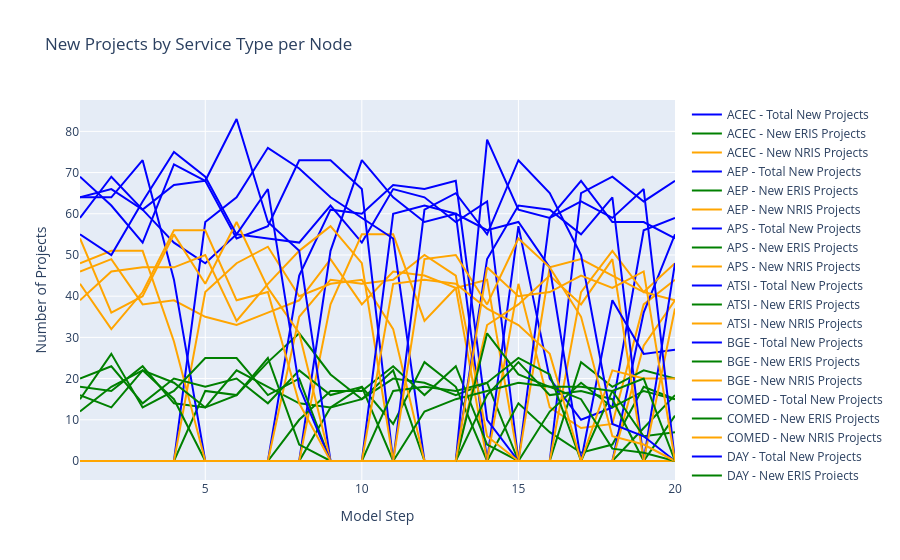
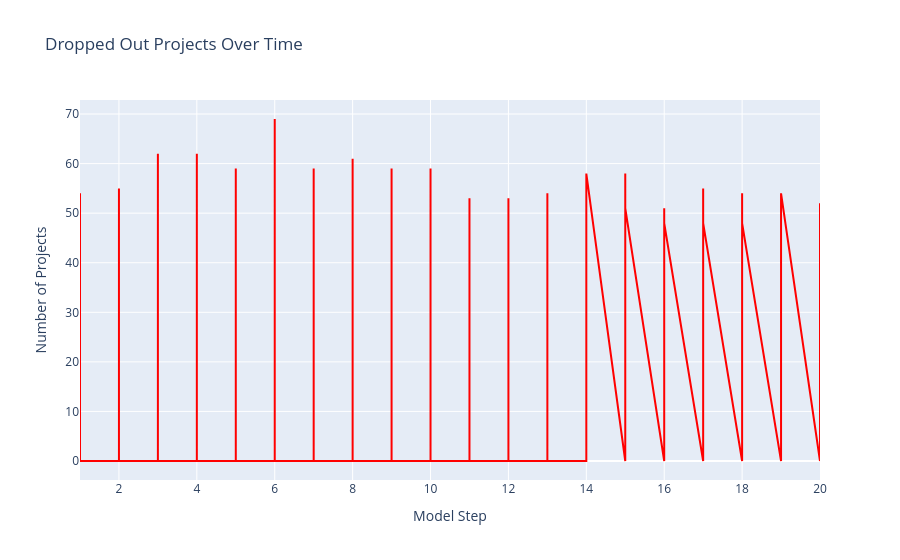
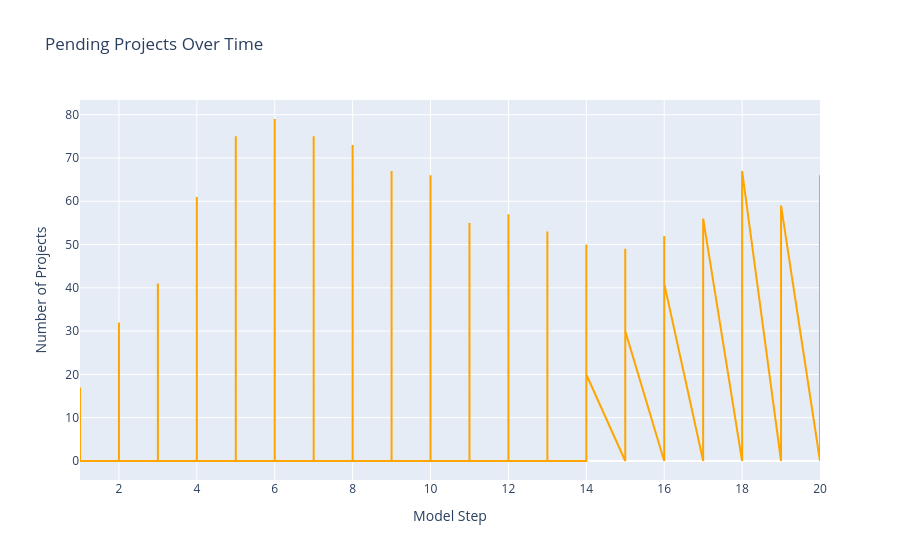
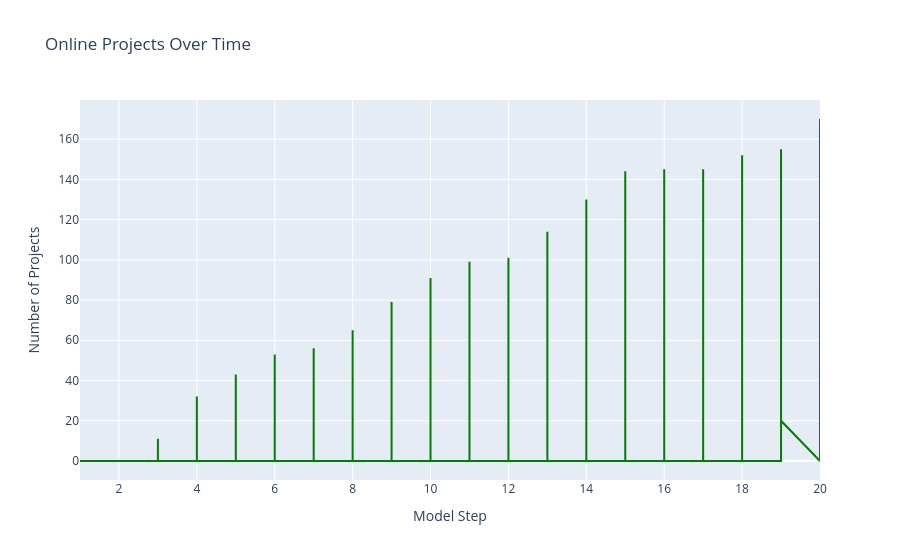

Write notebook code for charts like these, in order.
### Code cell
import pandas as pd
import plotly.graph_objects as go

# Load the CSV
df = pd.read_csv("node_round_summary.csv")

# Node mapping: numeric ID → actual name
node_map = {
    1: "ACEC", 2: "AEP", 3: "APS", 4: "ATSI", 5: "BGE",
    6: "COMED", 7: "DAY", 8: "DUKE", 9: "DOM", 10: "DPL",
    11: "DUQ", 12: "EKPC", 13: "JCPLC", 14: "MEC", 15: "OVEC",
    16: "PECO", 17: "PE", 18: "PEPCO", 19: "PSEG", 20: "REC"
}
node_colors = {
    "ACEC": "#1f77b4", "AEP": "#ff7f0e", "APS": "#2ca02c", "ATSI": "#000000", "BGE": "#9467bd",
    "COMED": "#8c564b", "DAY": "#e377c2", "DUKE": "#7f7f7f", "DOM": "#d62728", "DPL": "#17becf",
    "DUQ": "#aec7e8", "EKPC": "#ffbb78", "JCPLC": "#98df8a", "MEC": "#ff9896", "OVEC": "#c5b0d5",
    "PECO": "#c49c94", "PE": "#f7b6d2", "PEPCO": "#c7c7c7", "PSEG": "#dbdb8d", "REC": "#9edae5"
}


# Create a new column in your dataframe for names
df['node_name'] = df['node_id'].map(node_map)

# --- Projects by Service Type ---
fig_projects = go.Figure()
for node in df['node_name'].unique():
    node_df = df[df['node_name'] == node]
    
    fig_projects.add_trace(go.Scatter(
        x=node_df['model_step'],
        y=node_df['num_projects'],
        mode='lines',  # lines only
        name=f"{node} - Total New Projects",
        line=dict(color='blue')
    ))
    fig_projects.add_trace(go.Scatter(
        x=node_df['model_step'],
        y=node_df['new_eris_count'],
        mode='lines',
        name=f"{node} - New ERIS Projects",
        line=dict(color='green')
    ))
    fig_projects.add_trace(go.Scatter(
        x=node_df['model_step'],
        y=node_df['new_nris_count'],
        mode='lines',
        name=f"{node} - New NRIS Projects",
        line=dict(color='orange')
    ))

fig_projects.update_layout(
    title="New Projects by Service Type per Node",
    xaxis_title="Model Step",
    yaxis_title="Number of Projects"
)
fig_projects.show()

# -------------------------------
# Dropped Out Projects Over Time
fig_dropped = go.Figure()
fig_dropped.add_trace(go.Scatter(
    x=df['model_step'],
    y=df['new_dropped_out'],
    mode='lines',
    name='Dropped Out',
    line=dict(color='red')
))
fig_dropped.update_layout(
    title="Dropped Out Projects Over Time",
    xaxis_title="Model Step",
    yaxis_title="Number of Projects"
)
fig_dropped.show()

# -------------------------------
# Pending Projects Over Time
fig_pending = go.Figure()
fig_pending.add_trace(go.Scatter(
    x=df['model_step'],
    y=df['total_pending_count'],
    mode='lines',
    name='Pending',
    line=dict(color='orange')
))
fig_pending.update_layout(
    title="Pending Projects Over Time",
    xaxis_title="Model Step",
    yaxis_title="Number of Projects"
)
fig_pending.show()

# -------------------------------
# Online Projects Over Time
fig_online = go.Figure()
fig_online.add_trace(go.Scatter(
    x=df['model_step'],
    y=df['total_online_count'],
    mode='lines',
    name='Online',
    line=dict(color='green')
))
fig_online.update_layout(
    title="Online Projects Over Time",
    xaxis_title="Model Step",
    yaxis_title="Number of Projects"
)
fig_online.show()

# -------------------------------
# Available Capacity per Node
fig_available_capacity = go.Figure()
for node in df['node_name'].unique():
    node_df = df[df['node_name'] == node]
    fig_available_capacity.add_trace(go.Scatter(
        x=node_df['model_step'],
        y=node_df['available_capacity'],
        mode='lines',
        name=f"{node} - Available Capacity"
    ))
fig_available_capacity.update_layout(
    title="Available Capacity per Node",
    xaxis_title="Model Step",
    yaxis_title="MW"
)
fig_available_capacity.show()

total_capacity_df = df.groupby('model_step')['available_capacity'].sum().reset_index()

# Plot total available capacity
fig_total_capacity = go.Figure()
fig_total_capacity.add_trace(go.Scatter(
    x=total_capacity_df['model_step'],
    y=total_capacity_df['available_capacity'],
    mode='lines',
    name='Total Available Capacity'
))

fig_total_capacity.update_layout(
    title="Total Available Capacity",
    xaxis_title="Model Step",
    yaxis_title="MW"
)

fig_total_capacity.show()

# Example: Installed Capacity per Node, sorted by last value
# Get last value for each node
last_values = {}
for node in df['node_name'].unique():
    node_df = df[df['node_name'] == node]
    last_values[node] = node_df['installed_capacity'].iloc[-1]

# Sort nodes descending by last value
sorted_nodes = sorted(last_values, key=last_values.get, reverse=True)

# Create figure
fig_capacity = go.Figure()
for node in sorted_nodes:
    node_df = df[df['node_name'] == node]
    fig_capacity.add_trace(go.Scatter(
        x=node_df['model_step'],
        y=node_df['installed_capacity'],
        mode='lines',
        name=node,
        line=dict(color=node_colors[node], width=3)
    ))

fig_capacity.update_layout(
    title="Installed Capacity per Node",
    plot_bgcolor='white',
    paper_bgcolor='white',
    xaxis_title="Model Step",
    yaxis_title="MW"
)

fig_capacity.show()

# -------------------------------
# Congestion Indicator
fig_congestion = go.Figure()
for node in df['node_name'].unique():
    node_df = df[df['node_name'] == node]
    fig_congestion.add_trace(go.Scatter(
        x=node_df['model_step'],
        y=node_df['congestion_indicator'],
        mode='lines',
        name=f"{node} - Congestion"
    ))
fig_congestion.update_layout(
    title="Node Congestion Indicator Over Time",
    xaxis_title="Model Step",
    yaxis_title="Congestion Indicator"
)
fig_congestion.show()

# -------------------------------
# Average Assigned Costs
cost_cols = [
    "avg_cost_eris_dropped_out", "avg_cost_nris_dropped_out",
    "avg_cost_eris_pending", "avg_cost_nris_pending",
    "avg_cost_eris_online", "avg_cost_nris_online"
]
fig_costs = go.Figure()
for node in df['node_name'].unique():
    node_df = df[df['node_name'] == node]
    for col in cost_cols:
        fig_costs.add_trace(go.Scatter(
            x=node_df['model_step'],
            y=node_df[col],
            mode='lines',
            name=f"{node} - {col}"
        ))
fig_costs.update_layout(
    title="Average Assigned Costs per Status & Service Type",
    xaxis_title="Model Step",
    yaxis_title="Average Cost ($/MW)"
)
fig_costs.show()

# -------------------------------
# MW sums per status & service type
mw_cols = [
    "pending_eris_mw", "pending_nris_mw",
    "online_eris_mw", "online_nris_mw",
    "dropped_out_eris_mw", "dropped_out_nris_mw"
]
fig_mw = go.Figure()
for node in df['node_name'].unique():
    node_df = df[df['node_name'] == node]
    for col in mw_cols:
        fig_mw.add_trace(go.Scatter(
            x=node_df['model_step'],
            y=node_df[col],
            mode='lines',
            name=f"{node} - {col}"
        ))
fig_mw.update_layout(
    title="MW Sums per Status & Service Type",
    xaxis_title="Model Step",
    yaxis_title="MW"
)
fig_mw.show()

# -------------------------------
# Construction and Study Time
fig_time = go.Figure()
fig_time.add_trace(go.Scatter(
    x=df['model_step'],
    y=df['avg_construction_time'],
    mode='lines',
    name='Construction Time'
))
fig_time.add_trace(go.Scatter(
    x=df['model_step'],
    y=df['avg_study_time'],
    mode='lines',
    name='Study Time'
))
fig_time.update_layout(
    title="Construction and Study Time",
    xaxis_title="Model Step",
    yaxis_title="Years"
)
fig_time.show()
import pandas as pd
import plotly.express as px

import pandas as pd
import plotly.express as px

# Load your Excel file
df = pd.read_excel("node_states.xlsx")

# Group queued capacity by node
import pandas as pd
import plotly.express as px

# Load the Excel file
df = pd.read_excel("node_states.xlsx")

# Aggregate queued capacity by node
queued_by_node = df.groupby('name')['queued_mw'].sum().reset_index()

# Define node colors
node_colors = {
    "ACEC": "#1f77b4", "AEP": "#ff7f0e", "APS": "#2ca02c", "ATSI": "#000000", "BGE": "#9467bd",
    "COMED": "#8c564b", "DAY": "#e377c2", "DUKE": "#7f7f7f", "DOM": "#d62728", "DPL": "#17becf",
    "DUQ": "#aec7e8", "EKPC": "#ffbb78", "JCPLC": "#98df8a", "MEC": "#ff9896", "OVEC": "#c5b0d5",
    "PECO": "#c49c94", "PE": "#f7b6d2", "PEPCO": "#c7c7c7", "PSEG": "#dbdb8d", "REC": "#9edae5"
}

# Make a pie chart
fig = px.pie(
    queued_by_node,
    names='name',
    values='queued_mw',
    title='Queued Capacity by Node',
    color='name',
    color_discrete_map=node_colors
)

# Hide labels for slices <5%
total = queued_by_node['queued_mw'].sum()
labels = [
    f"{row['name']}: {int(row['queued_mw']/total*100)}%" if row['queued_mw']/total >= 0.05 else ""
    for _, row in queued_by_node.iterrows()
]

fig.update_traces(
    text=labels,
    textposition='inside',
    textinfo='text'  # show our custom labels only
)

# Optional: show legend for reference
fig.update_layout(
    showlegend=True,
    legend_title_text="Node"
)

fig.show()

### Figure 1 — Plotly figure (JSON) as saved in the notebook; plotly's stock layout.template omitted (floating-point values rounded to 4 significant figures)
{"data": [{"line": {"color": "blue"}, "mode": "lines", "name": "ACEC - Total New Projects", "type": "scatter", "x": [1, 2, 3, 4, 5, 6, 7, 8, 9, 10, 11, 12, 13, 14, 15, 16, 17, 18, 19, 20], "y": [0, 0, 0, 0, 0, 0, 0, 0, 0, 0, 0, 0, 0, 0, 0, 0, 0, 0, 0, 0]}, {"line": {"color": "green"}, "mode": "lines", "name": "ACEC - New ERIS Projects", "type": "scatter", "x": [1, 2, 3, 4, 5, 6, 7, 8, 9, 10, 11, 12, 13, 14, 15, 16, 17, 18, 19, 20], "y": [0, 0, 0, 0, 0, 0, 0, 0, 0, 0, 0, 0, 0, 0, 0, 0, 0, 0, 0, 0]}, {"line": {"color": "orange"}, "mode": "lines", "name": "ACEC - New NRIS Projects", "type": "scatter", "x": [1, 2, 3, 4, 5, 6, 7, 8, 9, 10, 11, 12, 13, 14, 15, 16, 17, 18, 19, 20], "y": [0, 0, 0, 0, 0, 0, 0, 0, 0, 0, 0, 0, 0, 0, 0, 0, 0, 0, 0, 0]}, {"line": {"color": "blue"}, "mode": "lines", "name": "AEP - Total New Projects", "type": "scatter", "x": [1, 2, 3, 4, 5, 6, 7, 8, 9, 10, 11, 12, 13, 14, 15, 16, 17, 18, 19, 20], "y": [64, 66, 61, 53, 48, 55, 54, 53, 62, 53, 66, 64, 58, 63, 0, 0, 0, 0, 0, 0]}, {"line": {"color": "green"}, "mode": "lines", "name": "AEP - New ERIS Projects", "type": "scatter", "x": [1, 2, 3, 4, 5, 6, 7, 8, 9, 10, 11, 12, 13, 14, 15, 16, 17, 18, 19, 20], "y": [18, 17, 23, 14, 13, 22, 18, 14, 13, 15, 20, 19, 16, 19, 0, 0, 0, 0, 0, 0]}, {"line": {"color": "orange"}, "mode": "lines", "name": "AEP - New NRIS Projects", "type": "scatter", "x": [1, 2, 3, 4, 5, 6, 7, 8, 9, 10, 11, 12, 13, 14, 15, 16, 17, 18, 19, 20], "y": [46, 49, 38, 39, 35, 33, 36, 39, 49, 38, 46, 45, 42, 44, 0, 0, 0, 0, 0, 0]}, {"line": {"color": "blue"}, "mode": "lines", "name": "APS - Total New Projects", "type": "scatter", "x": [1, 2, 3, 4, 5, 6, 7, 8, 9, 10, 11, 12, 13, 14, 15, 16, 17, 18, 19, 20], "y": [0, 0, 0, 0, 0, 0, 0, 0, 51, 73, 64, 58, 60, 0, 0, 0, 0, 0, 0, 0]}, {"line": {"color": "green"}, "mode": "lines", "name": "APS - New ERIS Projects", "type": "scatter", "x": [1, 2, 3, 4, 5, 6, 7, 8, 9, 10, 11, 12, 13, 14, 15, 16, 17, 18, 19, 20], "y": [0, 0, 0, 0, 0, 0, 0, 0, 13, 18, 9, 24, 18, 0, 0, 0, 0, 0, 0, 0]}, {"line": {"color": "orange"}, "mode": "lines", "name": "APS - New NRIS Projects", "type": "scatter", "x": [1, 2, 3, 4, 5, 6, 7, 8, 9, 10, 11, 12, 13, 14, 15, 16, 17, 18, 19, 20], "y": [0, 0, 0, 0, 0, 0, 0, 0, 38, 55, 55, 34, 42, 0, 0, 0, 0, 0, 0, 0]}, {"line": {"color": "blue"}, "mode": "lines", "name": "ATSI - Total New Projects", "type": "scatter", "x": [1, 2, 3, 4, 5, 6, 7, 8, 9, 10, 11, 12, 13, 14, 15, 16, 17, 18, 19, 20], "y": [0, 0, 0, 0, 58, 64, 76, 71, 64, 59, 54, 0, 0, 0, 57, 20, 10, 13, 56, 59]}, {"line": {"color": "green"}, "mode": "lines", "name": "ATSI - New ERIS Projects", "type": "scatter", "x": [1, 2, 3, 4, 5, 6, 7, 8, 9, 10, 11, 12, 13, 14, 15, 16, 17, 18, 19, 20], "y": [0, 0, 0, 0, 17, 16, 24, 31, 21, 15, 22, 0, 0, 0, 14, 7, 2, 4, 18, 15]}, {"line": {"color": "orange"}, "mode": "lines", "name": "ATSI - New NRIS Projects", "type": "scatter", "x": [1, 2, 3, 4, 5, 6, 7, 8, 9, 10, 11, 12, 13, 14, 15, 16, 17, 18, 19, 20], "y": [0, 0, 0, 0, 41, 48, 52, 40, 43, 44, 32, 0, 0, 0, 43, 13, 8, 9, 38, 44]}, {"line": {"color": "blue"}, "mode": "lines", "name": "BGE - Total New Projects", "type": "scatter", "x": [1, 2, 3, 4, 5, 6, 7, 8, 9, 10, 11, 12, 13, 14, 15, 16, 17, 18, 19, 20], "y": [0, 0, 0, 0, 0, 0, 0, 0, 0, 0, 0, 0, 0, 0, 0, 0, 0, 0, 36, 55]}, {"line": {"color": "green"}, "mode": "lines", "name": "BGE - New ERIS Projects", "type": "scatter", "x": [1, 2, 3, 4, 5, 6, 7, 8, 9, 10, 11, 12, 13, 14, 15, 16, 17, 18, 19, 20], "y": [0, 0, 0, 0, 0, 0, 0, 0, 0, 0, 0, 0, 0, 0, 0, 0, 0, 0, 8, 16]}, {"line": {"color": "orange"}, "mode": "lines", "name": "BGE - New NRIS Projects", "type": "scatter", "x": [1, 2, 3, 4, 5, 6, 7, 8, 9, 10, 11, 12, 13, 14, 15, 16, 17, 18, 19, 20], "y": [0, 0, 0, 0, 0, 0, 0, 0, 0, 0, 0, 0, 0, 0, 0, 0, 0, 0, 28, 39]}, {"line": {"color": "blue"}, "mode": "lines", "name": "COMED - Total New Projects", "type": "scatter", "x": [1, 2, 3, 4, 5, 6, 7, 8, 9, 10, 11, 12, 13, 14, 15, 16, 17, 18, 19, 20], "y": [64, 64, 73, 44, 0, 0, 0, 45, 61, 60, 67, 66, 68, 10, 0, 0, 65, 69, 63, 68]}, {"line": {"color": "green"}, "mode": "lines", "name": "COMED - New ERIS Projects", "type": "scatter", "x": [1, 2, 3, 4, 5, 6, 7, 8, 9, 10, 11, 12, 13, 14, 15, 16, 17, 18, 19, 20], "y": [16, 13, 22, 15, 0, 0, 0, 10, 17, 17, 23, 16, 23, 4, 0, 0, 24, 18, 22, 20]}, {"line": {"color": "orange"}, "mode": "lines", "name": "COMED - New NRIS Projects", "type": "scatter", "x": [1, 2, 3, 4, 5, 6, 7, 8, 9, 10, 11, 12, 13, 14, 15, 16, 17, 18, 19, 20], "y": [48, 51, 51, 29, 0, 0, 0, 35, 44, 43, 44, 50, 45, 6, 0, 0, 41, 51, 41, 48]}, {"line": {"color": "blue"}, "mode": "lines", "name": "DAY - Total New Projects", "type": "scatter", "x": [1, 2, 3, 4, 5, 6, 7, 8, 9, 10, 11, 12, 13, 14, 15, 16, 17, 18, 19, 20], "y": [0, 0, 0, 0, 0, 0, 0, 0, 0, 0, 0, 0, 0, 0, 0, 0, 0, 0, 0, 0]}, {"line": {"color": "green"}, "mode": "lines", "name": "DAY - New ERIS Projects", "type": "scatter", "x": [1, 2, 3, 4, 5, 6, 7, 8, 9, 10, 11, 12, 13, 14, 15, 16, 17, 18, 19, 20], "y": [0, 0, 0, 0, 0, 0, 0, 0, 0, 0, 0, 0, 0, 0, 0, 0, 0, 0, 0, 0]}, {"line": {"color": "orange"}, "mode": "lines", "name": "DAY - New NRIS Projects", "type": "scatter", "x": [1, 2, 3, 4, 5, 6, 7, 8, 9, 10, 11, 12, 13, 14, 15, 16, 17, 18, 19, 20], "y": [0, 0, 0, 0, 0, 0, 0, 0, 0, 0, 0, 0, 0, 0, 0, 0, 0, 0, 0, 0]}, {"line": {"color": "blue"}, "mode": "lines", "name": "DUKE - Total New Projects", "type": "scatter", "x": [1, 2, 3, 4, 5, 6, 7, 8, 9, 10, 11, 12, 13, 14, 15, 16, 17, 18, 19, 20], "y": [0, 0, 0, 0, 0, 0, 0, 0, 0, 0, 0, 0, 0, 0, 0, 0, 0, 0, 0, 0]}, {"line": {"color": "green"}, "mode": "lines", "name": "DUKE - New ERIS Projects", "type": "scatter", "x": [1, 2, 3, 4, 5, 6, 7, 8, 9, 10, 11, 12, 13, 14, 15, 16, 17, 18, 19, 20], "y": [0, 0, 0, 0, 0, 0, 0, 0, 0, 0, 0, 0, 0, 0, 0, 0, 0, 0, 0, 0]}, {"line": {"color": "orange"}, "mode": "lines", "name": "DUKE - New NRIS Projects", "type": "scatter", "x": [1, 2, 3, 4, 5, 6, 7, 8, 9, 10, 11, 12, 13, 14, 15, 16, 17, 18, 19, 20], "y": [0, 0, 0, 0, 0, 0, 0, 0, 0, 0, 0, 0, 0, 0, 0, 0, 0, 0, 0, 0]}, {"line": {"color": "blue"}, "mode": "lines", "name": "DOM - Total New Projects", "type": "scatter", "x": [1, 2, 3, 4, 5, 6, 7, 8, 9, 10, 11, 12, 13, 14, 15, 16, 17, 18, 19, 20], "y": [59, 69, 61, 67, 68, 54, 57, 73, 73, 66, 0, 0, 0, 0, 0, 59, 68, 58, 58, 54]}, {"line": {"color": "green"}, "mode": "lines", "name": "DOM - New ERIS Projects", "type": "scatter", "x": [1, 2, 3, 4, 5, 6, 7, 8, 9, 10, 11, 12, 13, 14, 15, 16, 17, 18, 19, 20], "y": [20, 23, 14, 20, 18, 20, 14, 22, 16, 18, 0, 0, 0, 0, 0, 12, 19, 13, 17, 15]}, {"line": {"color": "orange"}, "mode": "lines", "name": "DOM - New NRIS Projects", "type": "scatter", "x": [1, 2, 3, 4, 5, 6, 7, 8, 9, 10, 11, 12, 13, 14, 15, 16, 17, 18, 19, 20], "y": [39, 46, 47, 47, 50, 34, 43, 51, 57, 48, 0, 0, 0, 0, 0, 47, 49, 45, 41, 39]}, {"line": {"color": "blue"}, "mode": "lines", "name": "DPL - Total New Projects", "type": "scatter", "x": [1, 2, 3, 4, 5, 6, 7, 8, 9, 10, 11, 12, 13, 14, 15, 16, 17, 18, 19, 20], "y": [0, 0, 0, 0, 0, 0, 0, 0, 0, 0, 0, 0, 0, 0, 0, 0, 0, 0, 0, 0]}, {"line": {"color": "green"}, "mode": "lines", "name": "DPL - New ERIS Projects", "type": "scatter", "x": [1, 2, 3, 4, 5, 6, 7, 8, 9, 10, 11, 12, 13, 14, 15, 16, 17, 18, 19, 20], "y": [0, 0, 0, 0, 0, 0, 0, 0, 0, 0, 0, 0, 0, 0, 0, 0, 0, 0, 0, 0]}, {"line": {"color": "orange"}, "mode": "lines", "name": "DPL - New NRIS Projects", "type": "scatter", "x": [1, 2, 3, 4, 5, 6, 7, 8, 9, 10, 11, 12, 13, 14, 15, 16, 17, 18, 19, 20], "y": [0, 0, 0, 0, 0, 0, 0, 0, 0, 0, 0, 0, 0, 0, 0, 0, 0, 0, 0, 0]}, {"line": {"color": "blue"}, "mode": "lines", "name": "DUQ - Total New Projects", "type": "scatter", "x": [1, 2, 3, 4, 5, 6, 7, 8, 9, 10, 11, 12, 13, 14, 15, 16, 17, 18, 19, 20], "y": [0, 0, 0, 0, 0, 0, 0, 0, 0, 0, 0, 0, 0, 0, 0, 0, 0, 0, 0, 0]}, {"line": {"color": "green"}, "mode": "lines", "name": "DUQ - New ERIS Projects", "type": "scatter", "x": [1, 2, 3, 4, 5, 6, 7, 8, 9, 10, 11, 12, 13, 14, 15, 16, 17, 18, 19, 20], "y": [0, 0, 0, 0, 0, 0, 0, 0, 0, 0, 0, 0, 0, 0, 0, 0, 0, 0, 0, 0]}, {"line": {"color": "orange"}, "mode": "lines", "name": "DUQ - New NRIS Projects", "type": "scatter", "x": [1, 2, 3, 4, 5, 6, 7, 8, 9, 10, 11, 12, 13, 14, 15, 16, 17, 18, 19, 20], "y": [0, 0, 0, 0, 0, 0, 0, 0, 0, 0, 0, 0, 0, 0, 0, 0, 0, 0, 0, 0]}, {"line": {"color": "blue"}, "mode": "lines", "name": "EKPC - Total New Projects", "type": "scatter", "x": [1, 2, 3, 4, 5, 6, 7, 8, 9, 10, 11, 12, 13, 14, 15, 16, 17, 18, 19, 20], "y": [0, 0, 0, 0, 0, 0, 0, 0, 0, 0, 0, 0, 0, 0, 0, 0, 0, 0, 0, 0]}, {"line": {"color": "green"}, "mode": "lines", "name": "EKPC - New ERIS Projects", "type": "scatter", "x": [1, 2, 3, 4, 5, 6, 7, 8, 9, 10, 11, 12, 13, 14, 15, 16, 17, 18, 19, 20], "y": [0, 0, 0, 0, 0, 0, 0, 0, 0, 0, 0, 0, 0, 0, 0, 0, 0, 0, 0, 0]}, {"line": {"color": "orange"}, "mode": "lines", "name": "EKPC - New NRIS Projects", "type": "scatter", "x": [1, 2, 3, 4, 5, 6, 7, 8, 9, 10, 11, 12, 13, 14, 15, 16, 17, 18, 19, 20], "y": [0, 0, 0, 0, 0, 0, 0, 0, 0, 0, 0, 0, 0, 0, 0, 0, 0, 0, 0, 0]}, {"line": {"color": "blue"}, "mode": "lines", "name": "JCPLC - Total New Projects", "type": "scatter", "x": [1, 2, 3, 4, 5, 6, 7, 8, 9, 10, 11, 12, 13, 14, 15, 16, 17, 18, 19, 20], "y": [0, 0, 0, 0, 0, 0, 0, 0, 0, 0, 0, 0, 0, 0, 0, 0, 0, 0, 0, 0]}, {"line": {"color": "green"}, "mode": "lines", "name": "JCPLC - New ERIS Projects", "type": "scatter", "x": [1, 2, 3, 4, 5, 6, 7, 8, 9, 10, 11, 12, 13, 14, 15, 16, 17, 18, 19, 20], "y": [0, 0, 0, 0, 0, 0, 0, 0, 0, 0, 0, 0, 0, 0, 0, 0, 0, 0, 0, 0]}, {"line": {"color": "orange"}, "mode": "lines", "name": "JCPLC - New NRIS Projects", "type": "scatter", "x": [1, 2, 3, 4, 5, 6, 7, 8, 9, 10, 11, 12, 13, 14, 15, 16, 17, 18, 19, 20], "y": [0, 0, 0, 0, 0, 0, 0, 0, 0, 0, 0, 0, 0, 0, 0, 0, 0, 0, 0, 0]}, {"line": {"color": "blue"}, "mode": "lines", "name": "MEC - Total New Projects", "type": "scatter", "x": [1, 2, 3, 4, 5, 6, 7, 8, 9, 10, 11, 12, 13, 14, 15, 16, 17, 18, 19, 20], "y": [0, 0, 0, 0, 0, 0, 0, 0, 0, 0, 0, 0, 0, 49, 62, 61, 55, 64, 0, 0]}, {"line": {"color": "green"}, "mode": "lines", "name": "MEC - New ERIS Projects", "type": "scatter", "x": [1, 2, 3, 4, 5, 6, 7, 8, 9, 10, 11, 12, 13, 14, 15, 16, 17, 18, 19, 20], "y": [0, 0, 0, 0, 0, 0, 0, 0, 0, 0, 0, 0, 0, 16, 24, 16, 17, 15, 0, 0]}, {"line": {"color": "orange"}, "mode": "lines", "name": "MEC - New NRIS Projects", "type": "scatter", "x": [1, 2, 3, 4, 5, 6, 7, 8, 9, 10, 11, 12, 13, 14, 15, 16, 17, 18, 19, 20], "y": [0, 0, 0, 0, 0, 0, 0, 0, 0, 0, 0, 0, 0, 33, 38, 45, 38, 49, 0, 0]}, {"line": {"color": "blue"}, "mode": "lines", "name": "OVEC - Total New Projects", "type": "scatter", "x": [1, 2, 3, 4, 5, 6, 7, 8, 9, 10, 11, 12, 13, 14, 15, 16, 17, 18, 19, 20], "y": [0, 0, 0, 0, 0, 0, 0, 0, 0, 0, 0, 0, 0, 0, 0, 0, 0, 0, 0, 0]}, {"line": {"color": "green"}, "mode": "lines", "name": "OVEC - New ERIS Projects", "type": "scatter", "x": [1, 2, 3, 4, 5, 6, 7, 8, 9, 10, 11, 12, 13, 14, 15, 16, 17, 18, 19, 20], "y": [0, 0, 0, 0, 0, 0, 0, 0, 0, 0, 0, 0, 0, 0, 0, 0, 0, 0, 0, 0]}, {"line": {"color": "orange"}, "mode": "lines", "name": "OVEC - New NRIS Projects", "type": "scatter", "x": [1, 2, 3, 4, 5, 6, 7, 8, 9, 10, 11, 12, 13, 14, 15, 16, 17, 18, 19, 20], "y": [0, 0, 0, 0, 0, 0, 0, 0, 0, 0, 0, 0, 0, 0, 0, 0, 0, 0, 0, 0]}, {"line": {"color": "blue"}, "mode": "lines", "name": "PECO - Total New Projects", "type": "scatter", "x": [1, 2, 3, 4, 5, 6, 7, 8, 9, 10, 11, 12, 13, 14, 15, 16, 17, 18, 19, 20], "y": [69, 62, 53, 72, 68, 83, 58, 51, 0, 0, 60, 62, 60, 56, 58, 47, 0, 39, 26, 27]}, {"line": {"color": "green"}, "mode": "lines", "name": "PECO - New ERIS Projects", "type": "scatter", "x": [1, 2, 3, 4, 5, 6, 7, 8, 9, 10, 11, 12, 13, 14, 15, 16, 17, 18, 19, 20], "y": [15, 26, 13, 17, 25, 25, 16, 20, 0, 0, 17, 18, 17, 19, 25, 21, 0, 17, 6, 7]}, {"line": {"color": "orange"}, "mode": "lines", "name": "PECO - New NRIS Projects", "type": "scatter", "x": [1, 2, 3, 4, 5, 6, 7, 8, 9, 10, 11, 12, 13, 14, 15, 16, 17, 18, 19, 20], "y": [54, 36, 40, 55, 43, 58, 42, 31, 0, 0, 43, 44, 43, 37, 33, 26, 0, 22, 20, 20]}, {"line": {"color": "blue"}, "mode": "lines", "name": "PE - Total New Projects", "type": "scatter", "x": [1, 2, 3, 4, 5, 6, 7, 8, 9, 10, 11, 12, 13, 14, 15, 16, 17, 18, 19, 20], "y": [0, 0, 0, 0, 0, 0, 0, 0, 0, 0, 0, 0, 0, 0, 0, 0, 0, 0, 0, 48]}, {"line": {"color": "green"}, "mode": "lines", "name": "PE - New ERIS Projects", "type": "scatter", "x": [1, 2, 3, 4, 5, 6, 7, 8, 9, 10, 11, 12, 13, 14, 15, 16, 17, 18, 19, 20], "y": [0, 0, 0, 0, 0, 0, 0, 0, 0, 0, 0, 0, 0, 0, 0, 0, 0, 0, 0, 11]}, {"line": {"color": "orange"}, "mode": "lines", "name": "PE - New NRIS Projects", "type": "scatter", "x": [1, 2, 3, 4, 5, 6, 7, 8, 9, 10, 11, 12, 13, 14, 15, 16, 17, 18, 19, 20], "y": [0, 0, 0, 0, 0, 0, 0, 0, 0, 0, 0, 0, 0, 0, 0, 0, 0, 0, 0, 37]}, {"line": {"color": "blue"}, "mode": "lines", "name": "PEPCO - Total New Projects", "type": "scatter", "x": [1, 2, 3, 4, 5, 6, 7, 8, 9, 10, 11, 12, 13, 14, 15, 16, 17, 18, 19, 20], "y": [0, 0, 0, 0, 0, 0, 0, 0, 0, 0, 0, 0, 0, 0, 0, 0, 0, 0, 0, 0]}, {"line": {"color": "green"}, "mode": "lines", "name": "PEPCO - New ERIS Projects", "type": "scatter", "x": [1, 2, 3, 4, 5, 6, 7, 8, 9, 10, 11, 12, 13, 14, 15, 16, 17, 18, 19, 20], "y": [0, 0, 0, 0, 0, 0, 0, 0, 0, 0, 0, 0, 0, 0, 0, 0, 0, 0, 0, 0]}, {"line": {"color": "orange"}, "mode": "lines", "name": "PEPCO - New NRIS Projects", "type": "scatter", "x": [1, 2, 3, 4, 5, 6, 7, 8, 9, 10, 11, 12, 13, 14, 15, 16, 17, 18, 19, 20], "y": [0, 0, 0, 0, 0, 0, 0, 0, 0, 0, 0, 0, 0, 0, 0, 0, 0, 0, 0, 0]}, {"line": {"color": "blue"}, "mode": "lines", "name": "PSEG - Total New Projects", "type": "scatter", "x": [1, 2, 3, 4, 5, 6, 7, 8, 9, 10, 11, 12, 13, 14, 15, 16, 17, 18, 19, 20], "y": [55, 50, 63, 75, 69, 55, 66, 18, 0, 0, 0, 61, 65, 55, 73, 65, 50, 9, 6, 0]}, {"line": {"color": "green"}, "mode": "lines", "name": "PSEG - New ERIS Projects", "type": "scatter", "x": [1, 2, 3, 4, 5, 6, 7, 8, 9, 10, 11, 12, 13, 14, 15, 16, 17, 18, 19, 20], "y": [12, 18, 22, 19, 13, 16, 25, 4, 0, 0, 0, 12, 15, 17, 19, 18, 15, 3, 2, 0]}, {"line": {"color": "orange"}, "mode": "lines", "name": "PSEG - New NRIS Projects", "type": "scatter", "x": [1, 2, 3, 4, 5, 6, 7, 8, 9, 10, 11, 12, 13, 14, 15, 16, 17, 18, 19, 20], "y": [43, 32, 41, 56, 56, 39, 41, 14, 0, 0, 0, 49, 50, 38, 54, 47, 35, 6, 4, 0]}, {"line": {"color": "blue"}, "mode": "lines", "name": "REC - Total New Projects", "type": "scatter", "x": [1, 2, 3, 4, 5, 6, 7, 8, 9, 10, 11, 12, 13, 14, 15, 16, 17, 18, 19, 20], "y": [0, 0, 0, 0, 0, 0, 0, 0, 0, 0, 0, 0, 0, 78, 61, 59, 63, 59, 66, 0]}, {"line": {"color": "green"}, "mode": "lines", "name": "REC - New ERIS Projects", "type": "scatter", "x": [1, 2, 3, 4, 5, 6, 7, 8, 9, 10, 11, 12, 13, 14, 15, 16, 17, 18, 19, 20], "y": [0, 0, 0, 0, 0, 0, 0, 0, 0, 0, 0, 0, 0, 31, 21, 18, 18, 17, 20, 0]}, {"line": {"color": "orange"}, "mode": "lines", "name": "REC - New NRIS Projects", "type": "scatter", "x": [1, 2, 3, 4, 5, 6, 7, 8, 9, 10, 11, 12, 13, 14, 15, 16, 17, 18, 19, 20], "y": [0, 0, 0, 0, 0, 0, 0, 0, 0, 0, 0, 0, 0, 47, 40, 41, 45, 42, 46, 0]}], "layout": {"title": {"text": "New Projects by Service Type per Node"}, "xaxis": {"title": {"text": "Model Step"}}, "yaxis": {"title": {"text": "Number of Projects"}}}}

### Figure 2 — Plotly figure (JSON) as saved in the notebook; plotly's stock layout.template omitted (floating-point values rounded to 4 significant figures; data arrays with more than 128 entries replaced by an {"elided": "..."} marker saying what was removed)
{"data": [{"line": {"color": "red"}, "mode": "lines", "name": "Dropped Out", "type": "scatter", "x": {"elided": "400 int values"}, "y": {"elided": "400 int values"}}], "layout": {"title": {"text": "Dropped Out Projects Over Time"}, "xaxis": {"title": {"text": "Model Step"}}, "yaxis": {"title": {"text": "Number of Projects"}}}}

### Figure 3 — Plotly figure (JSON) as saved in the notebook; plotly's stock layout.template omitted (floating-point values rounded to 4 significant figures; data arrays with more than 128 entries replaced by an {"elided": "..."} marker saying what was removed)
{"data": [{"line": {"color": "orange"}, "mode": "lines", "name": "Pending", "type": "scatter", "x": {"elided": "400 int values"}, "y": {"elided": "400 int values"}}], "layout": {"title": {"text": "Pending Projects Over Time"}, "xaxis": {"title": {"text": "Model Step"}}, "yaxis": {"title": {"text": "Number of Projects"}}}}

### Figure 4 — Plotly figure (JSON) as saved in the notebook; plotly's stock layout.template omitted (floating-point values rounded to 4 significant figures; data arrays with more than 128 entries replaced by an {"elided": "..."} marker saying what was removed)
{"data": [{"line": {"color": "green"}, "mode": "lines", "name": "Online", "type": "scatter", "x": {"elided": "400 int values"}, "y": {"elided": "400 int values"}}], "layout": {"title": {"text": "Online Projects Over Time"}, "xaxis": {"title": {"text": "Model Step"}}, "yaxis": {"title": {"text": "Number of Projects"}}}}
